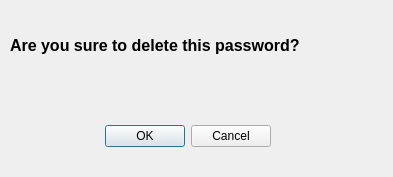
<?xml version="1.0" encoding="UTF-8"?>
<ui version="4.0">
 <class>ConfirmDeleteDialog</class>
 <widget class="QDialog" name="ConfirmDeleteDialog">
  <property name="geometry">
   <rect>
    <x>0</x>
    <y>0</y>
    <width>393</width>
    <height>177</height>
   </rect>
  </property>
  <property name="windowTitle">
   <string>Dialog</string>
  </property>
  <widget class="QDialogButtonBox" name="buttonBox">
   <property name="geometry">
    <rect>
     <x>-70</x>
     <y>120</y>
     <width>341</width>
     <height>32</height>
    </rect>
   </property>
   <property name="orientation">
    <enum>Qt::Horizontal</enum>
   </property>
   <property name="standardButtons">
    <set>QDialogButtonBox::Cancel|QDialogButtonBox::Ok</set>
   </property>
  </widget>
  <widget class="QLabel" name="label">
   <property name="geometry">
    <rect>
     <x>10</x>
     <y>30</y>
     <width>571</width>
     <height>31</height>
    </rect>
   </property>
   <property name="font">
    <font>
     <pointsize>12</pointsize>
     <bold>true</bold>
    </font>
   </property>
   <property name="text">
    <string>Are you sure to delete this password?</string>
   </property>
  </widget>
 </widget>
 <resources/>
 <connections>
  <connection>
   <sender>buttonBox</sender>
   <signal>accepted()</signal>
   <receiver>ConfirmDeleteDialog</receiver>
   <slot>accept()</slot>
   <hints>
    <hint type="sourcelabel">
     <x>248</x>
     <y>254</y>
    </hint>
    <hint type="destinationlabel">
     <x>157</x>
     <y>274</y>
    </hint>
   </hints>
  </connection>
  <connection>
   <sender>buttonBox</sender>
   <signal>rejected()</signal>
   <receiver>ConfirmDeleteDialog</receiver>
   <slot>reject()</slot>
   <hints>
    <hint type="sourcelabel">
     <x>316</x>
     <y>260</y>
    </hint>
    <hint type="destinationlabel">
     <x>286</x>
     <y>274</y>
    </hint>
   </hints>
  </connection>
 </connections>
</ui>
